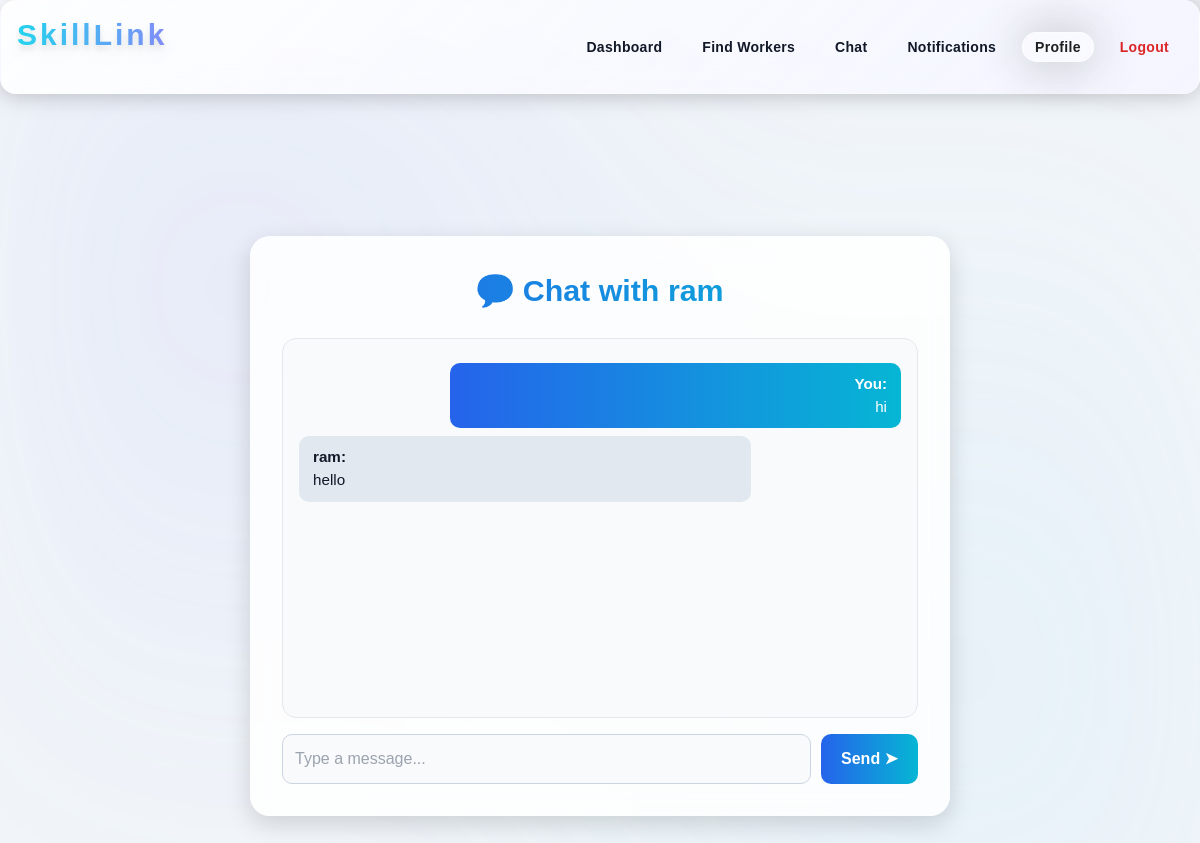
The page /chat/3 (signed in) on the database its author committed.
### models.py (models this page shows, shortened)
class User(db.Model, UserMixin):
    __tablename__ = 'user'
    id = db.Column(db.Integer, primary_key=True)
    role = db.Column(db.String(20), nullable=False)  # client / worker / admin
    name = db.Column(db.String(100), nullable=False)
    email = db.Column(db.String(100), unique=True, nullable=False)
    password = db.Column(db.String(200), nullable=False)
    aadhar = db.Column(db.String(20), nullable=False)
    skills = db.Column(db.Text)
    is_approved = db.Column(db.Boolean, default=False)
    bio = db.Column(db.Text, default="")
    profile_image = db.Column(db.String(200), default="default.png")
    phone = db.Column(db.String(30), nullable=True)
    govt_id_image = db.Column(db.String(255), nullable=True)
    ratings_received = db.relationship("Rating", backref="recipient", foreign_keys="Rating.recipient_id", lazy="dynamic")
    ratings_given = db.relationship("Rating", backref="author", foreign_keys="Rating.author_id", lazy="dynamic")

class Message(db.Model):
    __tablename__ = 'message'
    id = db.Column(db.Integer, primary_key=True)
    sender_id = db.Column(db.Integer, db.ForeignKey('user.id'), nullable=False)
    receiver_id = db.Column(db.Integer, db.ForeignKey('user.id'), nullable=False)
    content = db.Column(db.Text, nullable=False)
    timestamp = db.Column(db.DateTime, default=datetime.utcnow)
    is_read = db.Column(db.Boolean, default=False)

### app.py (the view)
@app.route('/chat/<int:user_id>', methods=['GET','POST'])
@login_required
def chat(user_id):
    other = User.query.get(user_id)
    messages = Message.query.filter(
        ((Message.sender_id == current_user.id) & (Message.receiver_id == user_id)) |
        ((Message.sender_id == user_id) & (Message.receiver_id == current_user.id))
    ).order_by(Message.timestamp).all()
    if request.method == "POST":
        new_msg = Message(sender_id=current_user.id, receiver_id=user_id, content=request.form['message'])
        db.session.add(new_msg)
        db.session.commit()
        return redirect(url_for('chat', user_id=user_id))  # ✅ FIXED
    return render_template("chat.html", other=other, messages=messages)

### app.py (called while the page is built)
@login_manager.user_loader
def load_user(user_id):
    return User.query.get(int(user_id))

### templates/chat.html (shortened to what this page needs)
{% extends "base.html" %}
{% block content %}
<div class="chat-wrapper">
  <div class="chat-container">
    <h2>💬 Chat with {{ other.name }}</h2>
    <div class="chat-box" id="chat-box">
      {% for msg in messages %}
        <div class="msg {% if msg.sender_id == current_user.id %}sent{% else %}received{% endif %}">
          <b>{{ "You" if msg.sender_id == current_user.id else other.name }}:</b><br>
          {{ msg.content }}
        </div>
      {% endfor %}
    </div>
    <form method="POST">
      <input type="text" name="message" placeholder="Type a message..." required>
      <button type="submit">Send ➤</button>
    </form>
  </div>
</div>
{% endblock %}

### templates/base.html (style rules this page uses)
:root { --bg-dark: #0a0f1c; --glass-bg: rgba(255, 255, 255, 0.15); --glass-border: rgba(255, 255, 255, 0.25); --primary: #7dd3fc; --secondary: #818cf8; --accent: #f97316; --text: #e2e8f0; --text-dim: #94a3b8; }
body { background: radial-gradient(circle at top right, #0d1222 0%, #000814 100%); color: var(--text); font-family: 'Inter', sans-serif; overflow-x: hidden; min-height: 100vh; }

### templates/chat.html (style rules this page uses)
body { font-family: "Poppins", sans-serif; color: #1e293b; background: #f1f5f9; }
.chat-wrapper { position: relative; min-height: 100vh; display: flex; justify-content: center; align-items: center; padding: 2rem; }
.chat-container { width: 100%; max-width: 700px; background: rgba(255, 255, 255, 0.85); backdrop-filter: blur(12px); border-radius: 20px; box-shadow: 0 8px 25px rgba(0, 0, 0, 0.15); padding: 2rem; z-index: 1; }
h2 { text-align: center; font-size: 1.9rem; font-weight: 700; background: linear-gradient(to right, #2563eb, #06b6d4); -webkit-background-clip: text; -webkit-text-fill-color: transparent; margin-bottom: 1.5rem; }
.chat-box { height: 380px; overflow-y: auto; padding: 1rem; border-radius: 14px; background: #f8fafc; border: 1px solid #e5e7eb; margin-bottom: 1rem; scroll-behavior: smooth; }
.msg { display: inline-block; max-width: 75%; padding: 10px 14px; border-radius: 10px; margin: 8px 0; word-wrap: break-word; font-size: 0.95rem; }
.sent { background: linear-gradient(to right, #2563eb, #06b6d4); color: white; margin-left: auto; display: block; text-align: right; }
.received { background: #e2e8f0; color: #111827; text-align: left; display: block; }
form { display: flex; gap: 10px; }
input[type="text"] { flex: 1; padding: 12px; border-radius: 10px; border: 1px solid #cbd5e1; background: #f8fafc; font-size: 1rem; transition: all 0.3s ease; }
button { padding: 12px 20px; border: none; border-radius: 10px; background: linear-gradient(to right, #2563eb, #06b6d4); color: #fff; font-weight: 600; cursor: pointer; transition: 0.3s ease; }

### rows shown on the page
User: name "ram"
Message: sender_id "You", content "hi"
Message: content "hello"
